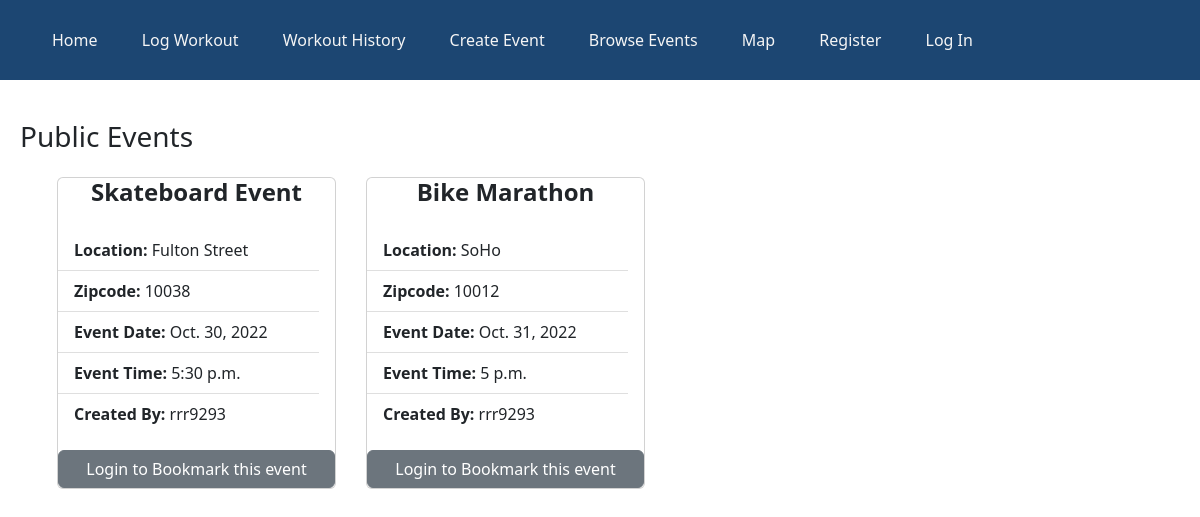
The app's page /browse_events, older data.
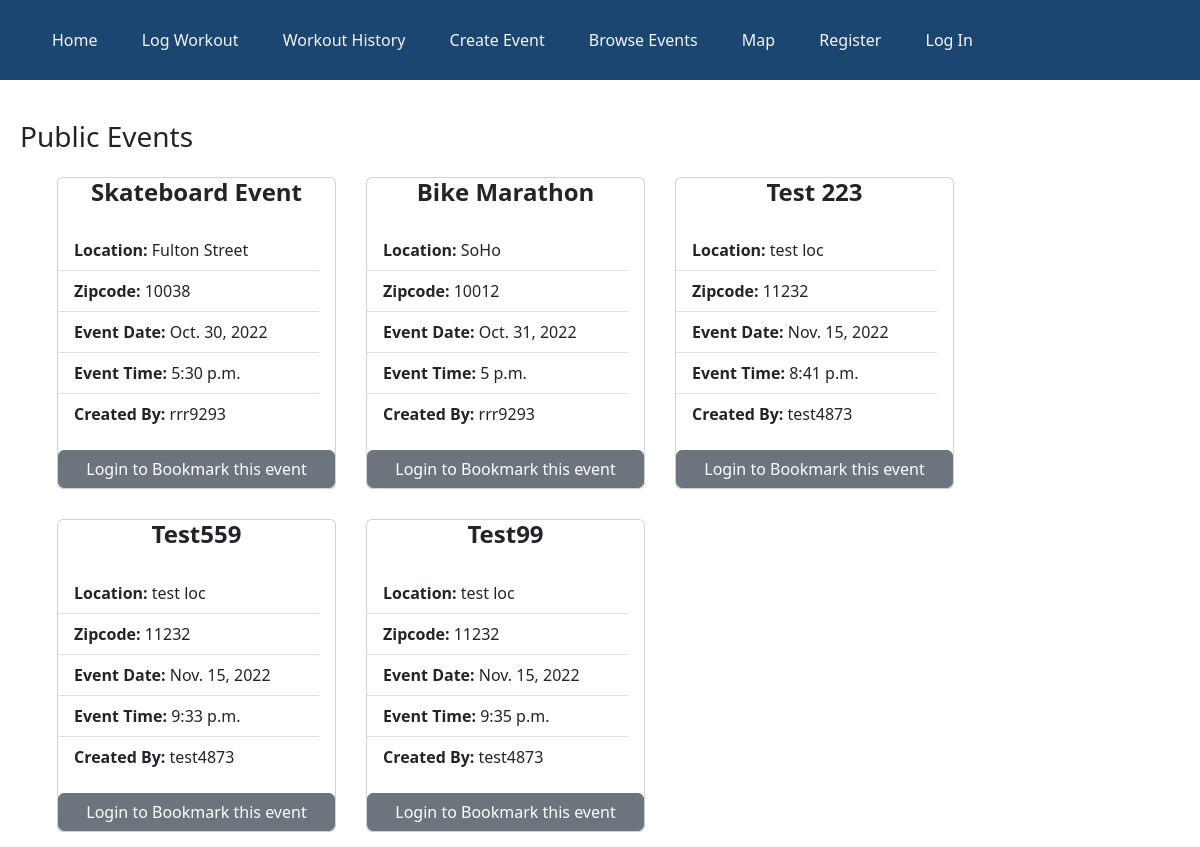
The same page, newer data.
### bikingapp/models.py (models this page shows, shortened)
class Event(models.Model):
    title = models.CharField(max_length=50)
    location = models.CharField(max_length=200)
    borough = models.CharField(
        max_length=20,
        choices=[
            ("manhattan", "Manhattan"),
            ("queens", "Queens"),
            ("bronx", "Bronx"),
            ("staten island", "Staten Island"),
            ("brooklyn", "Brooklyn"),
        ],
        default="Manhattan",
    )
    date = models.DateField(default=timezone.now)
    time = models.TimeField(default=timezone.now)
    date_created = models.DateTimeField(default=timezone.now)
    event_type = models.CharField(
        max_length=200,
        choices=[("public", "Public"), ("private", "Private")],
        default="Public",
    )
    description = models.CharField(max_length=500, null=True)
    created_by = models.CharField(max_length=100, default="user")
    zipcode = models.CharField(max_length=5, null=True)
    state = models.CharField(max_length=10, default="New York")

### bikingapp/views.py (the view, shortened to what this page needs)
# urls.py: path("browse_events", views.browse_events),
def browse_events(request):
    obj_private = models.Event.objects.order_by("id").filter(event_type="private")
    obj_public = models.Event.objects.order_by("id").filter(event_type="public")
    if request.user.is_anonymous:
        obj_invited = []
    else:
        obj_invited = models.EventFriendMgmt.objects.order_by("id").filter(
            friend=request.user
        )
    if request.user.is_anonymous:
        context = {"obj1": obj_private, "obj2": obj_public}
    return render(request, "event/browse_events.html", context)

### bikingapp/templates/event/browse_events.html (shortened to what this page needs)
{% extends 'base.html' %}
    {% load static %}
    {% block content %}
    <div style="margin-top: 120px">
        <div style="display: flex;justify-content: space-between;">
            <h3 style="margin-left: 20px;">Public Events</h3>
        </div>
        <div class="container d-flex flex-wrap align-items-center space-between">
            {% for obj in obj2 %}
            <div class="card" style="margin: 15px; max-width: 25%; min-width: 25%;">
                <h4 class="card-title" style="text-align: center; text-transform: capitalize;"><b>{{obj.title}}</b></h4>
                <a href="/browse_events/{{obj.id}}" style="text-decoration: none; color: black;">
                    <ul class="card-body list-group list-group-flush">
                        <li class="list-group-item"><b>Location:</b> {{obj.location}}</li>
                        <li class="list-group-item"><b>Zipcode:</b> {{obj.zipcode}}</li>
                        <li class="list-group-item"><b>Event Date:</b> {{obj.date}}</li>
                        <li class="list-group-item"><b>Event Time:</b> {{obj.time}}</li>
                        <li class="list-group-item"><b>Created By:</b> {{obj.created_by}}</li>
                    </ul>
                </a>
                {% if bookmarked_events is not None %}
                {% if obj.id not in bookmarked_events %}
                <button data-event="{{obj.id}}" data-action="bookmark"
                    class="btn btn-success add-btn event-bookmark">Bookmark this event</button>
                {% else%}
                <button data-event="{{obj.id}}" data-action="unbookmark"
                    class="btn btn-danger add-btn event-bookmark">Unbookmark</button>
                {% endif %}
                {% else %}
                <a href="/accounts/login" class="btn btn-secondary">Login to Bookmark this event</a>
                {% endif %}
            </div>
            {% endfor %}
        </div>
    </div>
    {% endblock content %}

### bikingapp/templates/base.html (shortened to what this page needs)
<!DOCTYPE html>
<html lang="en">
<head>
  {% load static %}
  <link rel="stylesheet" href="{% static '/css/base.css' %}" />
  <link href="https://cdn.jsdelivr.net/npm/bootstrap@5.2.2/dist/css/bootstrap.min.css" rel="stylesheet"
 />
</head>
<body>
  <header>
    <nav role="navigation">
      <ul>
        <li><a href="/"> Home </a></li>
        <li><a href="/log_workout"> Log Workout </a></li>
        <li><a href="/workout_history"> Workout History </a></li>
        <li><a href="/create_event"> Create Event </a></li>
        <li><a href="/browse_events"> Browse Events </a></li>
        <li><a href="/map"> Map </a></li>
        {% if user.is_authenticated %}
        <li><a href="/accounts/profile/{{username}}"> Profile </a></li>
        <li><a href="/accounts/logout"> Log Out </a></li>
        {% else %}
        <li><a href="/accounts/signup"> Register </a></li>
        <li><a href="/accounts/login"> Log In </a></li>
        {% endif %}
      </ul>
    </nav>
  </header>
  {% block content %} {% endblock content %}
</body>
</html>

### bikingapp/static/css/base.css (style rules this page uses)
header { background-color: rgb(28, 70, 114); position: fixed; top: 0; left: 0; right: 0; height: 80px; display: flex; align-items: center; z-index: 100; }
header * { display: inline; }
header li { margin: 20px; }
header li a { color: whitesmoke; text-decoration: none; }

Row changes from the older to the newer data that the page shows:
added Event: title "Test 223", location "test loc", zipcode "11232", date "Nov. 15, 2022", time "8:41 p.m.", created_by "test4873"
added Event: title "Test559", location "test loc", zipcode "11232", date "Nov. 15, 2022", time "9:33 p.m.", created_by "test4873"
added Event: title "Test99", location "test loc", zipcode "11232", date "Nov. 15, 2022", time "9:35 p.m.", created_by "test4873"
